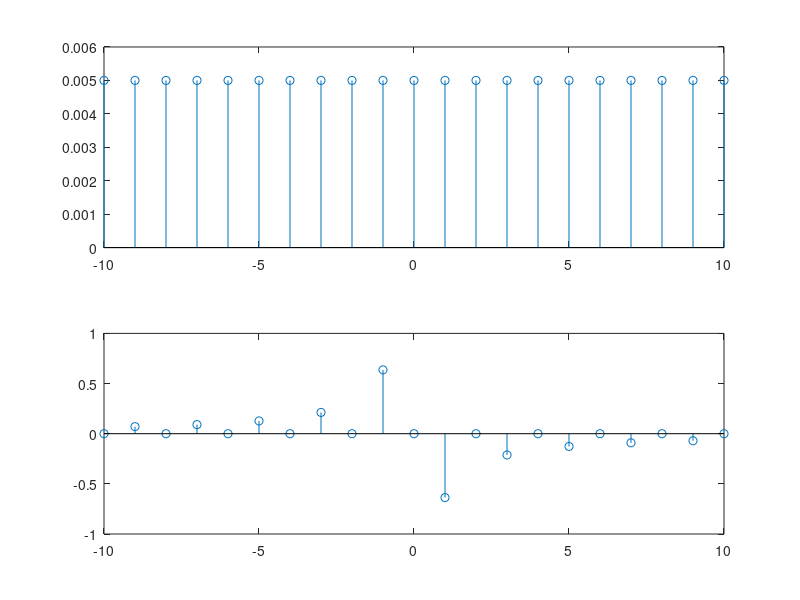

The MATLAB script that drew this image:
clc
clear all
close all
%%
T = 2;
tvec = -T/2:1/100:T/2;
w0 = 2*pi/T;
x_t = zeros(size(tvec));
x_t(tvec < 0) = -1;
x_t(tvec >= 0) = 1;
kvec = -10:10;
for kx = 1:length(kvec)
    k = kvec(kx);
    basis1 = exp(-i*k*w0*tvec);
    c(kx) = 1/T*trapz(tvec, x_t.*basis1);
end;
subplot(2, 1, 1);
stem(kvec, real(c));
subplot(2, 1, 2);
stem(kvec, imag(c));